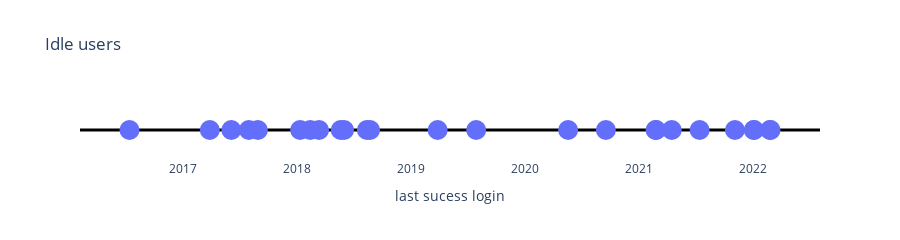

Notebook source saved alongside this figure:
### Code cell
# import plotly.express as px
# data_canada = px.data.gapminder().query("country == 'Canada'")
fig = go.Figure()
fig.add_trace(go.Scatter(
    x=df['last_success_login'], y=[0]*len(df['last_success_login'].to_list()), mode='markers', marker_size=20
))
fig.update_xaxes(showgrid=False, title_text="last sucess login")
fig.update_yaxes(showgrid=False, 
                 zeroline=True, zerolinecolor='black', zerolinewidth=3,
                 showticklabels=False)
fig.update_layout(height=200, plot_bgcolor='white', title_text="Idle users")
fig.show()

### Figure 1 — Plotly figure (JSON) as saved in the notebook; plotly's stock layout.template omitted (floating-point values rounded to 4 significant figures)
{"data": [{"marker": {"size": 20}, "mode": "markers", "type": "scatter", "x": ["2016-07-15T00:43:15.994000-07:00", "2017-03-29T00:49:59.647000-07:00", "2017-06-05T23:30:03.758000-07:00", "2017-07-31T23:54:26.579000-07:00", "2017-08-29T22:14:09.729000-07:00", "2018-01-12T01:25:04.578000-08:00", "2018-02-13T18:38:20.153000-08:00", "2018-03-13T17:36:25.382000-07:00", "2018-05-22T00:57:59.646000-07:00", "2018-06-01T20:37:50.797000-07:00", "2018-08-13T20:20:48.719000-07:00", "2018-08-24T00:06:00.420000-07:00", "2019-03-28T06:57:59.305000-07:00", "2019-07-29T16:35:32.534000-07:00", "2020-05-18T21:20:28.694000-07:00", "2020-09-16T20:04:00.988000-07:00", "2021-02-22T20:15:25.068000-08:00", "2021-02-24T17:37:48.348000-08:00", "2021-04-15T16:28:31.428000-07:00", "2021-07-13T19:00:21.389000-07:00", "2021-11-03T21:27:31.945000-07:00", "2022-01-03T14:03:42.469000-08:00", "2022-01-03T16:03:17.057000-08:00", "2022-02-24T00:05:23.103000-08:00", "2022-02-25T16:11:13.353000-08:00"], "y": [0, 0, 0, 0, 0, 0, 0, 0, 0, 0, 0, 0, 0, 0, 0, 0, 0, 0, 0, 0, 0, 0, 0, 0, 0]}], "layout": {"height": 200, "plot_bgcolor": "white", "title": {"text": "Idle users"}, "xaxis": {"showgrid": false, "title": {"text": "last sucess login"}}, "yaxis": {"showgrid": false, "showticklabels": false, "zeroline": true, "zerolinecolor": "black", "zerolinewidth": 3}}}
